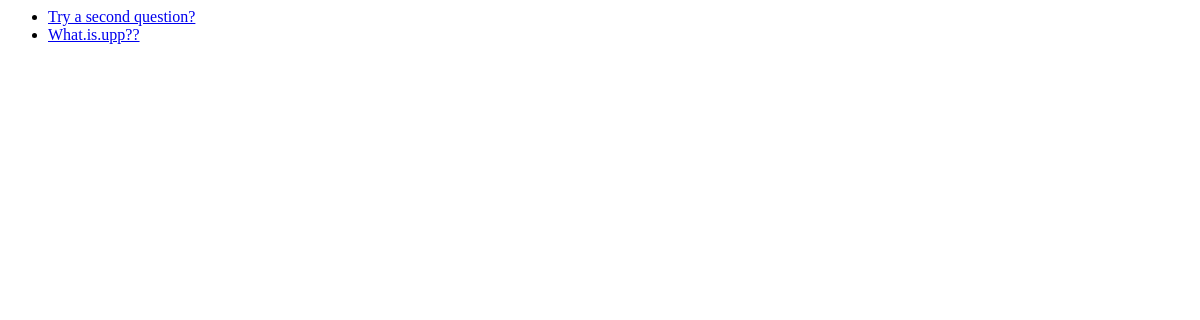
Page /my_polls/ on the earlier database version.
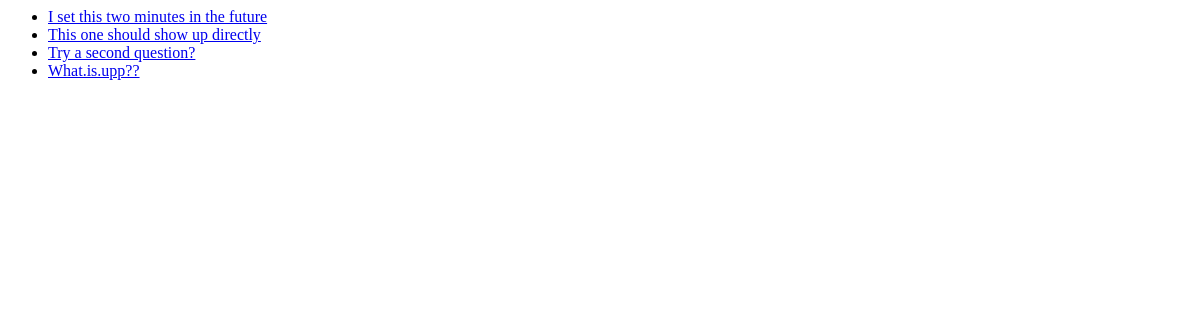
Same page on the later database version.
### my_polls/models.py (models this page shows, shortened)
class Question(models.Model):
    question_text = models.CharField(max_length=200)
    pub_date = models.DateTimeField("date published")

### my_polls/views.py (the view)
# urls.py: path("", views.IndexView.as_view(), name="index"),
class IndexView(generic.ListView):
    template_name = "my_polls/index.html"
    context_object_name = "latest_question_list"
    def get_queryset(self):
        return Question.objects.filter(
                pub_date__lte=timezone.now()).order_by("-pub_date")[:5]

### my_polls/templates/my_polls/index.html
{% if latest_question_list %}
    <ul>
    {% for question in latest_question_list %}
    <li><a href="{% url 'my_polls:detail' question.id %}">{{ question.question_text }}</a></li>
    {% endfor %}
    </ul>
{% else %}
    <p>No polls are available.</p>
{% endif %}

Differences in the rows shown:
added Question: question_text "I set this two minutes in the future"
added Question: question_text "This one should show up directly"
